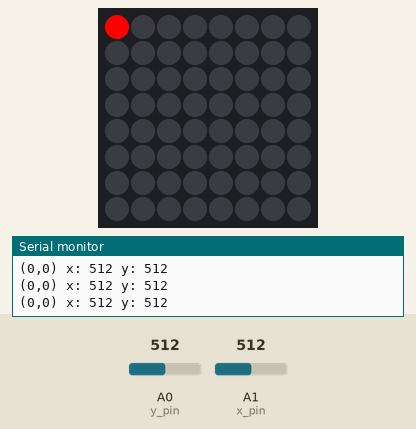
The sketch below on a simulated Arduino Uno, built with avr-gcc and run on an emulated ATmega328P. On the bench: 8×8 RGB LED matrix (first LED top left, wired row by row), the last lines printed to the serial monitor. The inputs (shaded band) are chosen by the test bench; at power-on: A0 (y_pin) = 512, A1 (x_pin) = 512.

Above: at 1.2 s.
1.3 s: A0 (y_pin) set to 590
2.8 s: A0 (y_pin) set to 617
4.3 s: A0 (y_pin) set to 415
6.9 s: A0 (y_pin) set to 391
At 9.8 s:
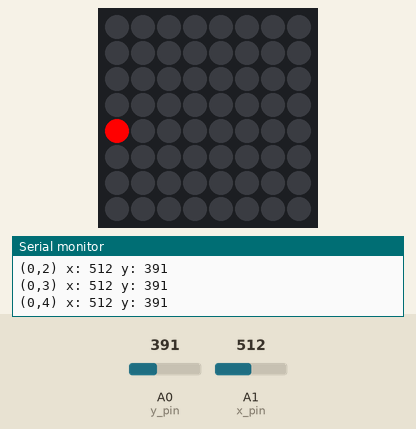
9.9 s: A0 (y_pin) set to 410
11.4 s: A1 (x_pin) set to 410
12.9 s: A1 (x_pin) set to 385
At 13.24 s:
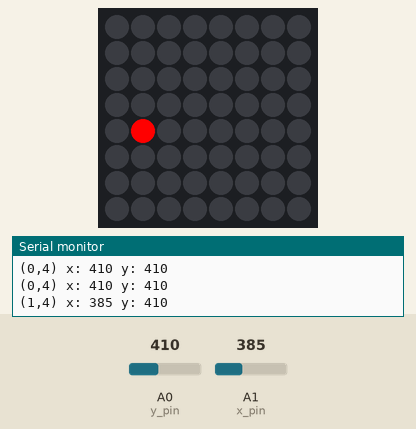
Timing chart, 0 to 15.9 s (numbered marks = the images above; inputs shaded):
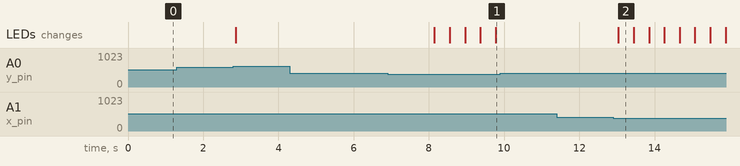

Measured:
- after the input at 6.9 s, the LEDs: first change after 1.2 s (image 1 shows a later state)
- after the input at 12.9 s, the LEDs: change after 0.14 s (image 2)
- what the display in image 2 shows lasts 0.4 s, from 13.0 s to 13.4 s

The sketch:

part1.ino
```cpp
#include <Adafruit_NeoMatrix.h>

#define WIDTH 8
#define HEIGHT 8
#define PIN 3

//initialize instance of Neomatrix object
Adafruit_NeoMatrix matrix = Adafruit_NeoMatrix(WIDTH, HEIGHT, PIN,
                            NEO_MATRIX_BOTTOM     + NEO_MATRIX_LEFT +
                            NEO_MATRIX_ROWS + NEO_MATRIX_ZIGZAG,
                            NEO_GRB            + NEO_KHZ800);

//colors array
const uint16_t colors[] = {
  matrix.Color(255, 0, 0),  //red
  matrix.Color(0, 255, 0),  //green
  matrix.Color(0, 0, 255)   //blue
};

//length of frame
int refresh_delay = 400;

int x = 0;
int y = 0;

//analog pins for sensor
int x_pin = A1;
int y_pin = A0;


void setup() {
  matrix.begin();
  Serial.begin(9600);
}

void loop() {
  //read pins
  int vert = analogRead(y_pin);
  int horiz = analogRead(x_pin);

  //update position
  if (vert < 400) {
    y++;
  } else if (vert > 600) {
    y--;
  } else if (horiz < 400) {
    x++;
  } else if (horiz > 600) {
    x--;
  }

  //update display
  matrix.fillScreen(0);
  matrix.drawPixel(x, y, colors[0]);
  matrix.show();

  //show data
  Serial.print("(");
  Serial.print(x);
  Serial.print(",");
  Serial.print(y);
  Serial.print(") x: ");
  Serial.print(horiz);
  Serial.print(" y: ");
  Serial.println(vert);
  delay(refresh_delay);
}
```
